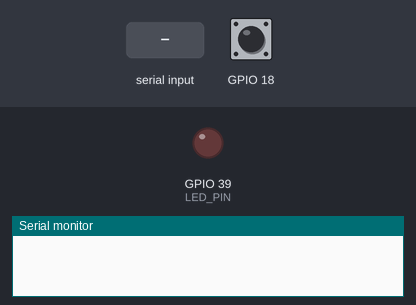
This program was run on a simulated ESP32-S3. Parts: output pins drawn as LEDs (lit = HIGH), the last lines printed to the serial monitor. Inputs (shaded band) come from the test bench; at power-on: GPIO 18 LOW.

Above: at 1.2 s.
1.3 s: GPIO 18 driven HIGH
At 2.5 s:
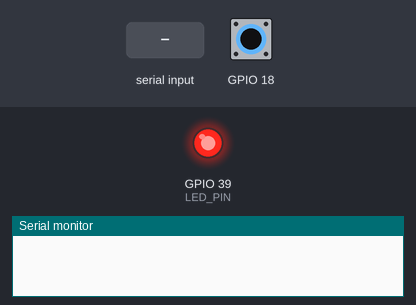
2.8 s: "1" received over Serial
At 4.7 s:
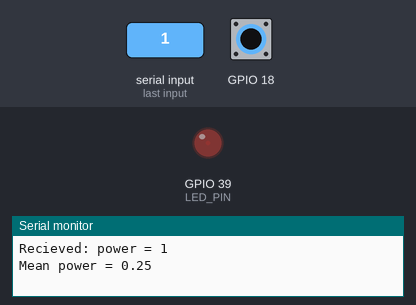
5.3 s: "0" received over Serial
At 6.6 s:
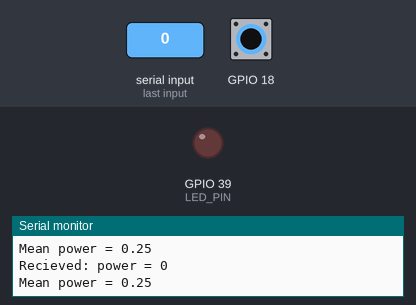
Timing chart, 0 to 8.3 s (numbered marks = the images above; inputs shaded):
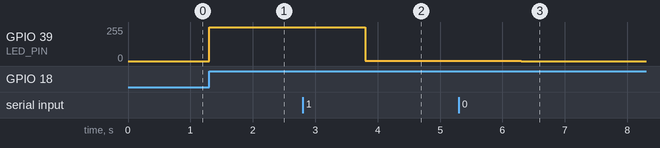

Measured:
- after the input at 1.3 s, GPIO 39 (LED_PIN): 0/255 → 255/255 at once
- after the input at 2.8 s, GPIO 39 (LED_PIN): 255/255 → 1/255 after 1.0 s
- after the input at 5.3 s, GPIO 39 (LED_PIN): 1/255 → 0/255 after 1.0 s

The program:

main.cpp
```cpp
#include <Arduino.h>
#include <string>
#include <vector>

#define LED_PIN 39

// мощность свечения
int power = 4096;

// буффер для приема сообщений
std::string message = "";

bool light_on = false;

// количество сохраняемых команд
const int last_commands_num = 4;

// массив, в котором сохраняются значения мощности, полученные через серийный порт
std::vector<int> commands(last_commands_num);

int k = 0;

// прототип функции для вычисления скользящего среднего значения мощности
float mean(const std::vector<int>& power);

void setup() {
  pinMode(LED_PIN, OUTPUT);

  Serial.begin(115200);
}

void loop() {

  // читаем данные из серийного порта
  if (Serial.available() > 0)
  {
    message = "";

    while(Serial.available() > 0)
    {
      message += std::string(1, char(Serial.read()));
      delay(500);
    }

    power = std::stoi(message);

    // сохраняем значения мощности в массив commands
    if (k < last_commands_num)
    {
      commands.at(k) = power;
      ++k;
    }
    else
    {
      for (int i = 1; i < last_commands_num; ++i)
      {
        commands.at(i - 1) = commands.at(i);
      }
      commands.at(last_commands_num - 1) = power;
    }

    Serial.print("Recieved: power = ");
    Serial.println(power);

    Serial.print("Mean power = ");
    Serial.println(mean(commands));
  }


  if(digitalRead(18) == HIGH)
  {
    light_on = true;
  }

  if(light_on == true)
  {
    light_on = false;
    analogWrite(LED_PIN, power);
    delay(1000);
  }
  else{
    analogWrite(LED_PIN, 0);
  }
}

float mean(const std::vector<int>& power)
{
  int sum = 0;

  for (int i = 0; i < power.size(); ++i)
  {
    sum += power.at(i);
  }

  float m = float(sum) / float(power.size());

  return m;
}
```
